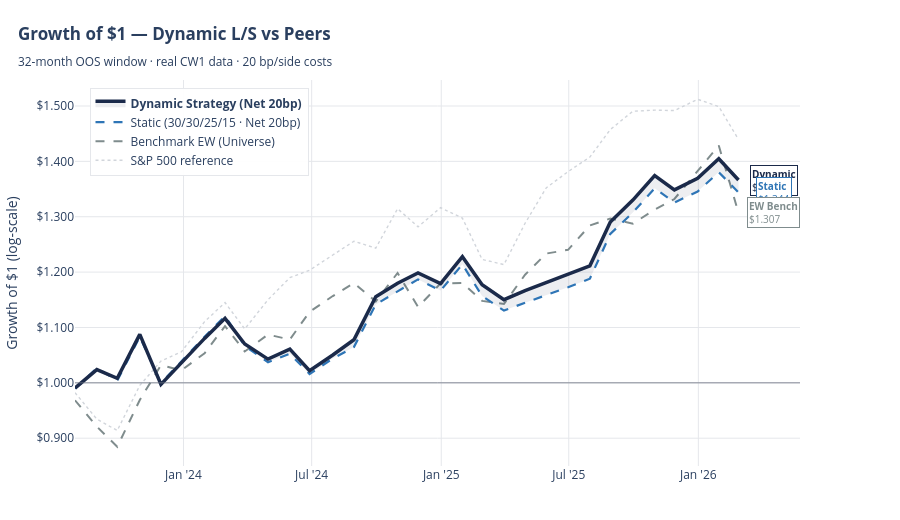

Notebook cell for this chart:
### Markdown cell above
## 6 · Cumulative Return — Hero Visual

### Code cell
df = returns_df.set_index('date').sort_index()

fig = go.Figure()
# Bench SPX (faintest)
if 'benchmark_spx' in df.columns:
    c = (1 + df['benchmark_spx'].fillna(0)).cumprod()
    fig.add_trace(go.Scatter(x=c.index, y=c.values, mode='lines', name='S&P 500 reference',
                              line=dict(color='#D1D5DB', width=1.4, dash='dot')))
# Benchmark EW
c = (1 + df['benchmark_ew'].fillna(0)).cumprod()
fig.add_trace(go.Scatter(x=c.index, y=c.values, mode='lines', name='Benchmark EW (Universe)',
                         line=dict(color=PAL['benchmark'], width=2, dash='dash')))
# Static
c = (1 + df['static_net_20bp'].fillna(0)).cumprod()
fig.add_trace(go.Scatter(x=c.index, y=c.values, mode='lines', name='Static (30/30/25/15 · Net 20bp)',
                         line=dict(color=PAL['static'], width=2.2, dash='dash')))
# Dynamic (hero — gradient fill, thick line, subtle glow)
c_dyn = (1 + df['dynamic_net_20bp'].fillna(0)).cumprod()
fig.add_trace(go.Scatter(x=c_dyn.index, y=c_dyn.values, mode='lines',
                         name='<b>Dynamic Strategy (Net 20bp)</b>',
                         line=dict(color=PAL['dynamic'], width=3.5),
                         fill='tonexty', fillcolor='rgba(27,42,74,0.08)'))

fig.add_hline(y=1.0, line_color='#6B7280', line_width=0.8)

# Annotations for end values
for col, label, color, y_offset in [('dynamic_net_20bp', 'Dynamic', PAL['dynamic'], 0),
                                    ('static_net_20bp', 'Static', PAL['static'], -0.05),
                                    ('benchmark_ew', 'EW Bench', PAL['benchmark'], -0.10)]:
    cum = (1 + df[col].fillna(0)).cumprod()
    if len(cum) == 0: continue
    end_val = cum.iloc[-1]
    fig.add_annotation(x=cum.index[-1], y=end_val, xshift=35,
                       text=f'<b>{label}</b><br>${end_val:.3f}',
                       font=dict(size=10, color=color),
                       showarrow=False, align='left', bgcolor='white', bordercolor=color, borderwidth=1)

fig.update_layout(
    title=dict(text='<b>Growth of $1 — Dynamic L/S vs Peers</b><br><sub>32-month OOS window · real CW1 data · 20 bp/side costs</sub>',
               x=0.02, font=dict(size=17)),
    xaxis_title='', yaxis_title='Growth of $1 (log-scale)',
    height=520, hovermode='x unified', template='plotly_white',
    yaxis=dict(tickformat='$.3f', gridcolor='#E5E7EB'),
    xaxis=dict(gridcolor='#E5E7EB', tickformat="%b '%y"),
    legend=dict(x=0.02, y=0.98, bgcolor='rgba(255,255,255,0.95)', bordercolor='#E5E7EB', borderwidth=1),
    margin=dict(l=50, r=100, t=80, b=50),
    plot_bgcolor='white',
)
fig

### Figure 1 — Plotly figure (JSON) as saved in the notebook; plotly's stock layout.template omitted (floating-point values rounded to 4 significant figures)
{"data": [{"line": {"color": "#D1D5DB", "dash": "dot", "width": 1.4}, "mode": "lines", "name": "S&P 500 reference", "type": "scatter", "x": ["2023-07-31T00:00:00", "2023-08-31T00:00:00", "2023-09-29T00:00:00", "2023-10-31T00:00:00", "2023-11-30T00:00:00", "2023-12-29T00:00:00", "2024-01-31T00:00:00", "2024-02-29T00:00:00", "2024-03-28T00:00:00", "2024-04-30T00:00:00", "2024-05-31T00:00:00", "2024-06-28T00:00:00", "2024-07-31T00:00:00", "2024-08-30T00:00:00", "2024-09-30T00:00:00", "2024-10-31T00:00:00", "2024-11-29T00:00:00", "2024-12-31T00:00:00", "2025-01-31T00:00:00", "2025-02-28T00:00:00", "2025-03-31T00:00:00", "2025-04-30T00:00:00", "2025-05-30T00:00:00", "2025-06-30T00:00:00", "2025-07-31T00:00:00", "2025-08-29T00:00:00", "2025-09-30T00:00:00", "2025-10-31T00:00:00", "2025-11-28T00:00:00", "2025-12-31T00:00:00", "2026-01-30T00:00:00", "2026-02-27T00:00:00"], "y": [0.9823, 0.9344, 0.9139, 0.9954, 1.039, 1.056, 1.111, 1.145, 1.097, 1.15, 1.19, 1.203, 1.231, 1.256, 1.243, 1.315, 1.282, 1.316, 1.298, 1.223, 1.214, 1.288, 1.352, 1.381, 1.408, 1.458, 1.491, 1.493, 1.492, 1.512, 1.499, 1.44]}, {"line": {"color": "#7F8C8D", "dash": "dash", "width": 2}, "mode": "lines", "name": "Benchmark EW (Universe)", "type": "scatter", "x": ["2023-07-31T00:00:00", "2023-08-31T00:00:00", "2023-09-29T00:00:00", "2023-10-31T00:00:00", "2023-11-30T00:00:00", "2023-12-29T00:00:00", "2024-01-31T00:00:00", "2024-02-29T00:00:00", "2024-03-28T00:00:00", "2024-04-30T00:00:00", "2024-05-31T00:00:00", "2024-06-28T00:00:00", "2024-07-31T00:00:00", "2024-08-30T00:00:00", "2024-09-30T00:00:00", "2024-10-31T00:00:00", "2024-11-29T00:00:00", "2024-12-31T00:00:00", "2025-01-31T00:00:00", "2025-02-28T00:00:00", "2025-03-31T00:00:00", "2025-04-30T00:00:00", "2025-05-30T00:00:00", "2025-06-30T00:00:00", "2025-07-31T00:00:00", "2025-08-29T00:00:00", "2025-09-30T00:00:00", "2025-10-31T00:00:00", "2025-11-28T00:00:00", "2025-12-31T00:00:00", "2026-01-30T00:00:00", "2026-02-27T00:00:00"], "y": [0.9685, 0.921, 0.8846, 0.969, 1.032, 1.023, 1.053, 1.103, 1.057, 1.087, 1.078, 1.128, 1.157, 1.18, 1.147, 1.199, 1.137, 1.18, 1.181, 1.148, 1.142, 1.195, 1.233, 1.24, 1.284, 1.297, 1.287, 1.313, 1.332, 1.384, 1.429, 1.307]}, {"line": {"color": "#2E75B6", "dash": "dash", "width": 2.2}, "mode": "lines", "name": "Static (30/30/25/15 · Net 20bp)", "type": "scatter", "x": ["2023-07-31T00:00:00", "2023-08-31T00:00:00", "2023-09-29T00:00:00", "2023-10-31T00:00:00", "2023-11-30T00:00:00", "2023-12-29T00:00:00", "2024-01-31T00:00:00", "2024-02-29T00:00:00", "2024-03-28T00:00:00", "2024-04-30T00:00:00", "2024-05-31T00:00:00", "2024-06-28T00:00:00", "2024-07-31T00:00:00", "2024-08-30T00:00:00", "2024-09-30T00:00:00", "2024-10-31T00:00:00", "2024-11-29T00:00:00", "2024-12-31T00:00:00", "2025-01-31T00:00:00", "2025-02-28T00:00:00", "2025-03-31T00:00:00", "2025-04-30T00:00:00", "2025-05-30T00:00:00", "2025-06-30T00:00:00", "2025-07-31T00:00:00", "2025-08-29T00:00:00", "2025-09-30T00:00:00", "2025-10-31T00:00:00", "2025-11-28T00:00:00", "2025-12-31T00:00:00", "2026-01-30T00:00:00", "2026-02-27T00:00:00"], "y": [0.9898, 1.026, 1.004, 1.083, 0.9995, 1.039, 1.083, 1.121, 1.067, 1.037, 1.053, 1.016, 1.044, 1.065, 1.142, 1.165, 1.187, 1.167, 1.214, 1.157, 1.13, 1.145, 1.158, 1.173, 1.188, 1.269, 1.308, 1.351, 1.326, 1.345, 1.381, 1.344]}, {"fill": "tonexty", "fillcolor": "rgba(27,42,74,0.08)", "line": {"color": "#1B2A4A", "width": 3.5}, "mode": "lines", "name": "<b>Dynamic Strategy (Net 20bp)</b>", "type": "scatter", "x": ["2023-07-31T00:00:00", "2023-08-31T00:00:00", "2023-09-29T00:00:00", "2023-10-31T00:00:00", "2023-11-30T00:00:00", "2023-12-29T00:00:00", "2024-01-31T00:00:00", "2024-02-29T00:00:00", "2024-03-28T00:00:00", "2024-04-30T00:00:00", "2024-05-31T00:00:00", "2024-06-28T00:00:00", "2024-07-31T00:00:00", "2024-08-30T00:00:00", "2024-09-30T00:00:00", "2024-10-31T00:00:00", "2024-11-29T00:00:00", "2024-12-31T00:00:00", "2025-01-31T00:00:00", "2025-02-28T00:00:00", "2025-03-31T00:00:00", "2025-04-30T00:00:00", "2025-05-30T00:00:00", "2025-06-30T00:00:00", "2025-07-31T00:00:00", "2025-08-29T00:00:00", "2025-09-30T00:00:00", "2025-10-31T00:00:00", "2025-11-28T00:00:00", "2025-12-31T00:00:00", "2026-01-30T00:00:00", "2026-02-27T00:00:00"], "y": [0.9906, 1.024, 1.008, 1.087, 0.9972, 1.036, 1.08, 1.116, 1.07, 1.043, 1.061, 1.022, 1.05, 1.078, 1.156, 1.18, 1.199, 1.179, 1.228, 1.177, 1.15, 1.166, 1.181, 1.197, 1.211, 1.291, 1.33, 1.374, 1.348, 1.369, 1.405, 1.366]}], "layout": {"annotations": [{"align": "left", "bgcolor": "white", "bordercolor": "#1B2A4A", "borderwidth": 1, "font": {"color": "#1B2A4A", "size": 10}, "showarrow": false, "text": "<b>Dynamic</b><br>$1.366", "x": "2026-02-27T00:00:00", "xshift": 35, "y": 1.366}, {"align": "left", "bgcolor": "white", "bordercolor": "#2E75B6", "borderwidth": 1, "font": {"color": "#2E75B6", "size": 10}, "showarrow": false, "text": "<b>Static</b><br>$1.344", "x": "2026-02-27T00:00:00", "xshift": 35, "y": 1.344}, {"align": "left", "bgcolor": "white", "bordercolor": "#7F8C8D", "borderwidth": 1, "font": {"color": "#7F8C8D", "size": 10}, "showarrow": false, "text": "<b>EW Bench</b><br>$1.307", "x": "2026-02-27T00:00:00", "xshift": 35, "y": 1.307}], "height": 520, "hovermode": "x unified", "legend": {"bgcolor": "rgba(255,255,255,0.95)", "bordercolor": "#E5E7EB", "borderwidth": 1, "x": 0.02, "y": 0.98}, "margin": {"b": 50, "l": 50, "r": 100, "t": 80}, "plot_bgcolor": "white", "shapes": [{"line": {"color": "#6B7280", "width": 0.8}, "type": "line", "x0": 0, "x1": 1, "xref": "x domain", "y0": 1, "y1": 1, "yref": "y"}], "title": {"font": {"size": 17}, "text": "<b>Growth of $1 — Dynamic L/S vs Peers</b><br><sub>32-month OOS window · real CW1 data · 20 bp/side costs</sub>", "x": 0.02}, "xaxis": {"gridcolor": "#E5E7EB", "tickformat": "%b '%y", "title": {"text": ""}}, "yaxis": {"gridcolor": "#E5E7EB", "tickformat": "$.3f", "title": {"text": "Growth of $1 (log-scale)"}}}}
